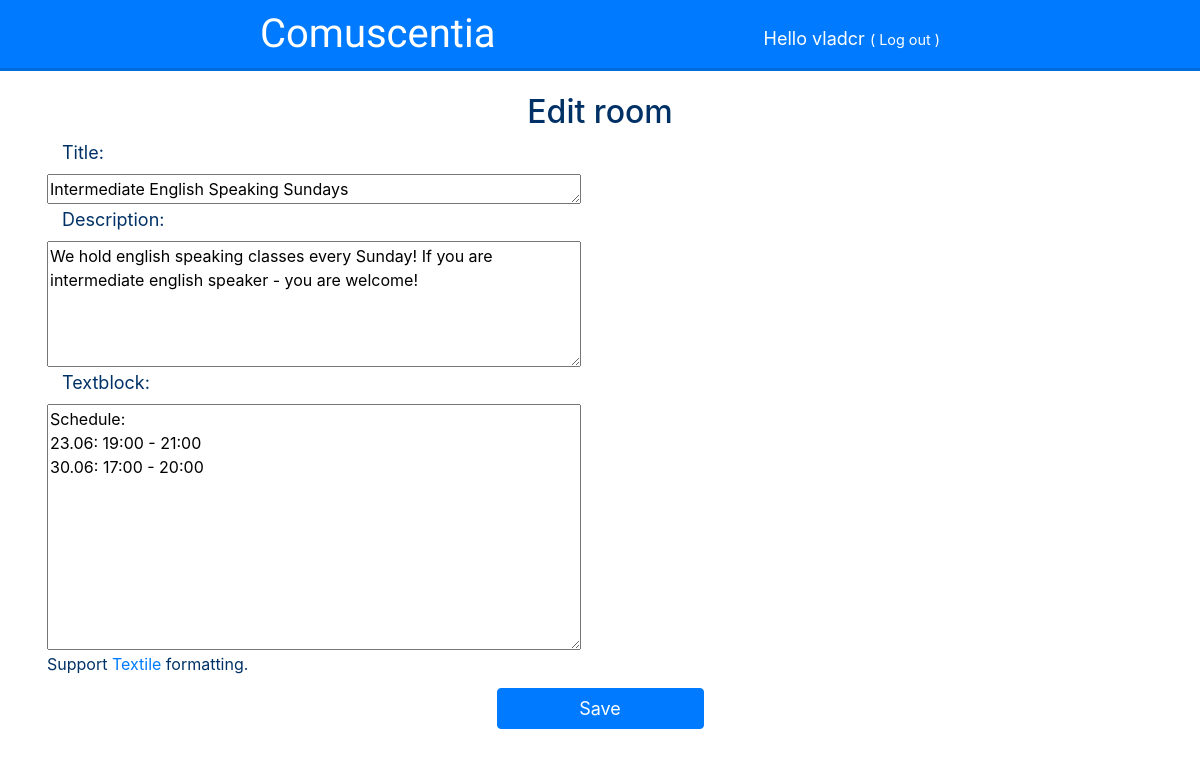
Page /room/1/edit/ (signed in) on the earlier database version.
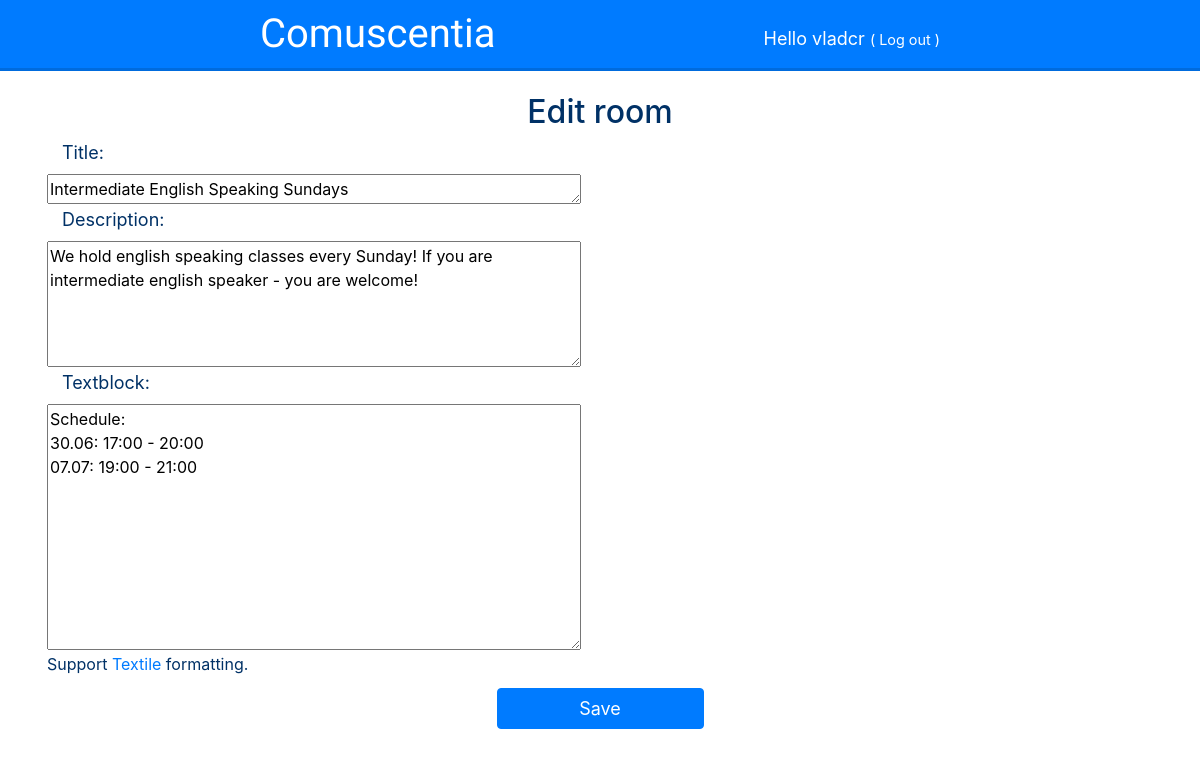
Same page on the later database version.
### comuscentia/models.py (models this page shows, shortened)
class Room(models.Model):
	owner = models.ForeignKey(settings.AUTH_USER_MODEL, on_delete=models.CASCADE)
	title = models.CharField(max_length=200)
	created_date = models.DateTimeField(default=timezone.now)
	description = models.CharField(max_length=200)
	textblock = models.TextField(default="__To create online-course just fill up this form like written below. You could ask for a course verification later.__\n**Course ID**: \n**Course authors**: \n**Annotation**: \n**University**: \n**Number of study weeks**: _(or start and end dates)_\n**Average load per week**: \n**Educational programs that recognize course learning outcomes**: ", blank=True)
	msgs = models.IntegerField(default=0)
	verificated = models.BooleanField(default=False) # True = verificated

### comuscentia/views.py (the view)
# urls.py: path('room/<int:pk>/edit/', views.edit_room, name='edit_room'),
@login_required
def edit_room(request, pk):
    room = get_object_or_404(Room, pk=pk)
    if request.method == "POST":
        form = RoomForm(request.POST, instance=room)
        if form.is_valid():
            room = form.save(commit=False)
            room.owner = request.user
            room.created_date = timezone.now()
            room.save()
            return redirect('room', pk=room.pk)
    else:
        form = RoomForm(instance=room)
    return render(request, 'comuscentia/edit_room.html', {'form': form})

### comuscentia/forms.py
class RoomForm(forms.ModelForm):
    class Meta:
        model = Room
        fields = ('title', 'description', 'textblock')#, 'close')
        widgets = {
            'title': Textarea(attrs={'cols': 50, 'rows': 1}),
            'description': Textarea(attrs={'cols': 50, 'rows': 5}),
            'textblock': Textarea(attrs={'cols': 50, 'rows': 10}),
        }

### comuscentia/templates/comuscentia/edit_room.html (shortened to what this page needs)
{% extends 'comuscentia/base.html' %}
{% block content %}
<div class="content container">
	<h2 class='title'>{% if request.get_full_path == "/room/new/" %}Create new{% else %}Edit{% endif %} room</h2>
	<form method="POST" class="post-form">{% csrf_token %}
    	{{ form.as_p }}
    	<p>Support <a href="https://textile-lang.com/">Textile</a> formatting.</p>
    	<div class="center"><button type="submit" class="btn btn-primary">Save</button></div>
	</form>
</div>
{% endblock %}

Differences in the rows shown:
changed Room "Intermediate English Speaking Sundays": textblock "Schedule: 23.06: 19:00 - 21:00 30.06: 17:00 - 20:00" → "Schedule: 30.06: 17:00 - 20:00 07.07: 19:00 - 21:00"
